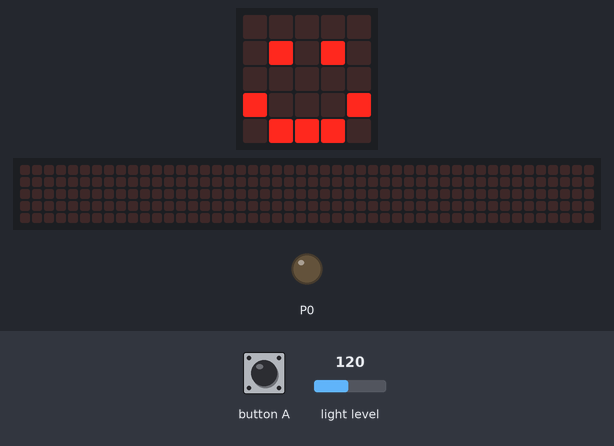
Recording of a program running on a simulated BBC micro:bit (MakeCode). On the bench: the board's 5×5 LED display, a strip that is not on the board, showing the scrolling text unrolled, output pins drawn as LEDs (lit = HIGH). The test bench sets the inputs (shaded band); at power-on: light level 120. The 48×5 strip is a reading aid, not a part: it shows the text the display is scrolling, unrolled, one strip-width of it at a time.

Above: at 9.1 s.
11.4 s: button A pressed for 0.15 s
At 11.62 s:
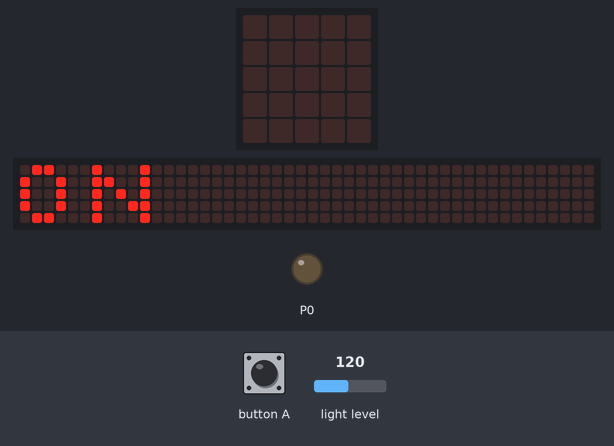
12.1 s: button A pressed for 0.15 s
At 12.22 s:
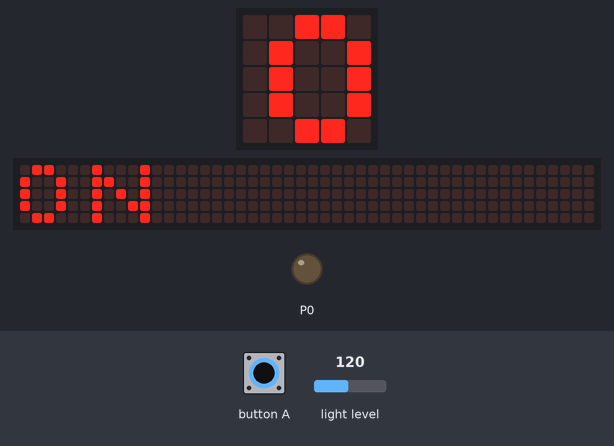
15.8 s: button A pressed for 0.15 s
16.5 s: light level set to 128
18.0 s: light level set to 124
At 20.79 s:
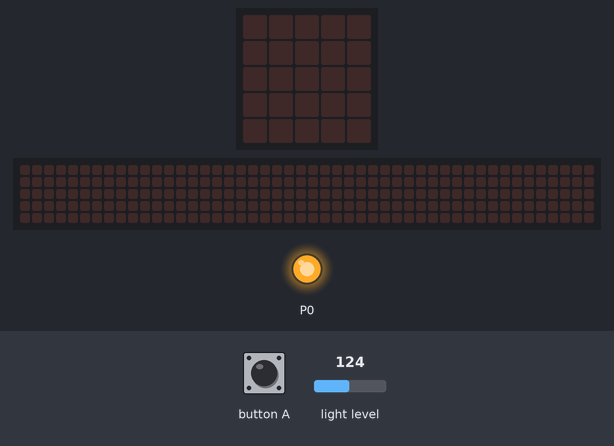
21.0 s: light level set to 191
At 21.4 s:
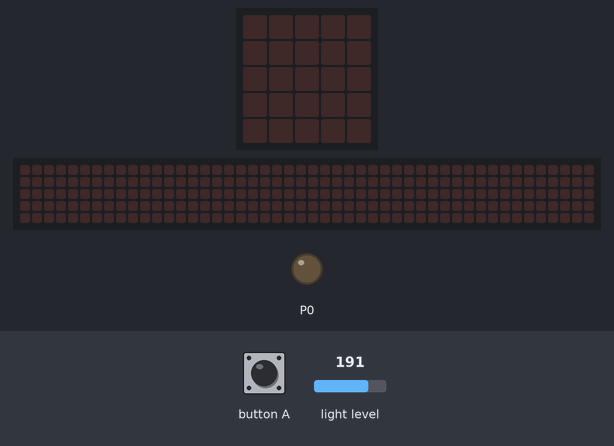
Timing chart, 0 to 23.5 s (numbered marks = the images above; inputs shaded):
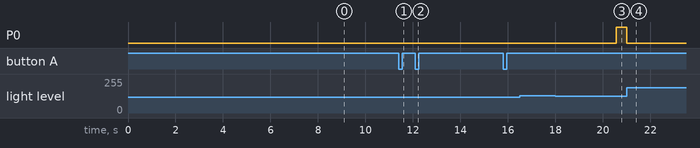

The program:

main.ts
```typescript
input.onButtonPressed(Button.A, function () {
    if (Control) {
        Control = false
        basic.showString("OFF")
        basic.clearScreen()
    } else {
        basic.showString("ON")
        Control = true
        basic.clearScreen()
    }
})
let Control = false
Control = false
basic.showString("Micro:bit")
basic.showIcon(IconNames.Happy)
basic.pause(500)
basic.clearScreen()
basic.forever(function () {
    if (Control) {
        if (input.lightLevel() >= 128) {
            pins.digitalWritePin(DigitalPin.P0, 0)
        } else {
            pins.digitalWritePin(DigitalPin.P0, 1)
        }
    } else {
        pins.digitalWritePin(DigitalPin.P0, 0)
    }
})
```

test.ts
```typescript
// aquí va el archivo "tests"; esto no se compilará cuando este paquete se utilice como una extensión.
```

Measured:
- after the input at 11.4 s, the display: changes after 0.15 s (image 1)
- after the input at 12.1 s, P0: stays LOW (without the input it goes to HIGH after 2.2 s)
- after the input at 18.0 s, P0: LOW → HIGH after 2.6 s
- after the input at 21.0 s, P0: HIGH → LOW at once
- what the display in image 0 shows lasts 1.1 s, from 9.0 s to 10.1 s
